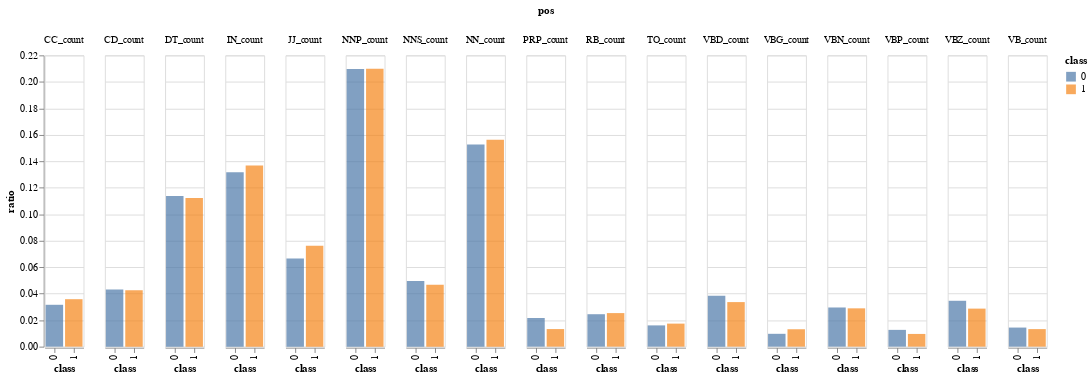

Notebook code for this chart:
### Markdown cell above
Unlike the tree map, the use of bar charts to examine the relative ratios of parts of speech is a much more effective technique for teasing out differences between the two classes of data. Although the relative of parts of speech ratios vary only slightly, this minor distinction will likely contribute to classification tasks.

### Code cell
viz_engine.pos_ratio_barchart(df)

### Figure 1 — Vega-Lite specification as saved in the notebook (floating-point values rounded to 4 significant figures)
{"config": {"view": {"continuousWidth": 400, "continuousHeight": 300}}, "data": {"name": "data-24c52e1300abd7ebb1e3e7e9069a93af"}, "mark": {"type": "bar", "opacity": 0.7}, "encoding": {"color": {"type": "nominal", "field": "class"}, "column": {"type": "nominal", "field": "pos"}, "x": {"type": "nominal", "field": "class"}, "y": {"type": "quantitative", "field": "ratio", "stack": true}}, "$schema": "https://vega.github.io/schema/vega-lite/v4.8.1.json", "datasets": {"data-24c52e1300abd7ebb1e3e7e9069a93af": [{"ratio": 0.03161, "class": 0, "pos": "CC_count"}, {"ratio": 0.04307, "class": 0, "pos": "CD_count"}, {"ratio": 0.1138, "class": 0, "pos": "DT_count"}, {"ratio": 0.1316, "class": 0, "pos": "IN_count"}, {"ratio": 0.06649, "class": 0, "pos": "JJ_count"}, {"ratio": 0.1526, "class": 0, "pos": "NN_count"}, {"ratio": 0.2096, "class": 0, "pos": "NNP_count"}, {"ratio": 0.04949, "class": 0, "pos": "NNS_count"}, {"ratio": 0.02166, "class": 0, "pos": "PRP_count"}, {"ratio": 0.02449, "class": 0, "pos": "RB_count"}, {"ratio": 0.01606, "class": 0, "pos": "TO_count"}, {"ratio": 0.01441, "class": 0, "pos": "VB_count"}, {"ratio": 0.03849, "class": 0, "pos": "VBD_count"}, {"ratio": 0.009697, "class": 0, "pos": "VBG_count"}, {"ratio": 0.02958, "class": 0, "pos": "VBN_count"}, {"ratio": 0.01266, "class": 0, "pos": "VBP_count"}, {"ratio": 0.03464, "class": 0, "pos": "VBZ_count"}, {"ratio": 0.03584, "class": 1, "pos": "CC_count"}, {"ratio": 0.04259, "class": 1, "pos": "CD_count"}, {"ratio": 0.1123, "class": 1, "pos": "DT_count"}, {"ratio": 0.1368, "class": 1, "pos": "IN_count"}, {"ratio": 0.07621, "class": 1, "pos": "JJ_count"}, {"ratio": 0.1563, "class": 1, "pos": "NN_count"}, {"ratio": 0.2098, "class": 1, "pos": "NNP_count"}, {"ratio": 0.04683, "class": 1, "pos": "NNS_count"}, {"ratio": 0.01328, "class": 1, "pos": "PRP_count"}, {"ratio": 0.02534, "class": 1, "pos": "RB_count"}, {"ratio": 0.0174, "class": 1, "pos": "TO_count"}, {"ratio": 0.01325, "class": 1, "pos": "VB_count"}, {"ratio": 0.03365, "class": 1, "pos": "VBD_count"}, {"ratio": 0.01314, "class": 1, "pos": "VBG_count"}, {"ratio": 0.02893, "class": 1, "pos": "VBN_count"}, {"ratio": 0.009598, "class": 1, "pos": "VBP_count"}, {"ratio": 0.02872, "class": 1, "pos": "VBZ_count"}]}}
